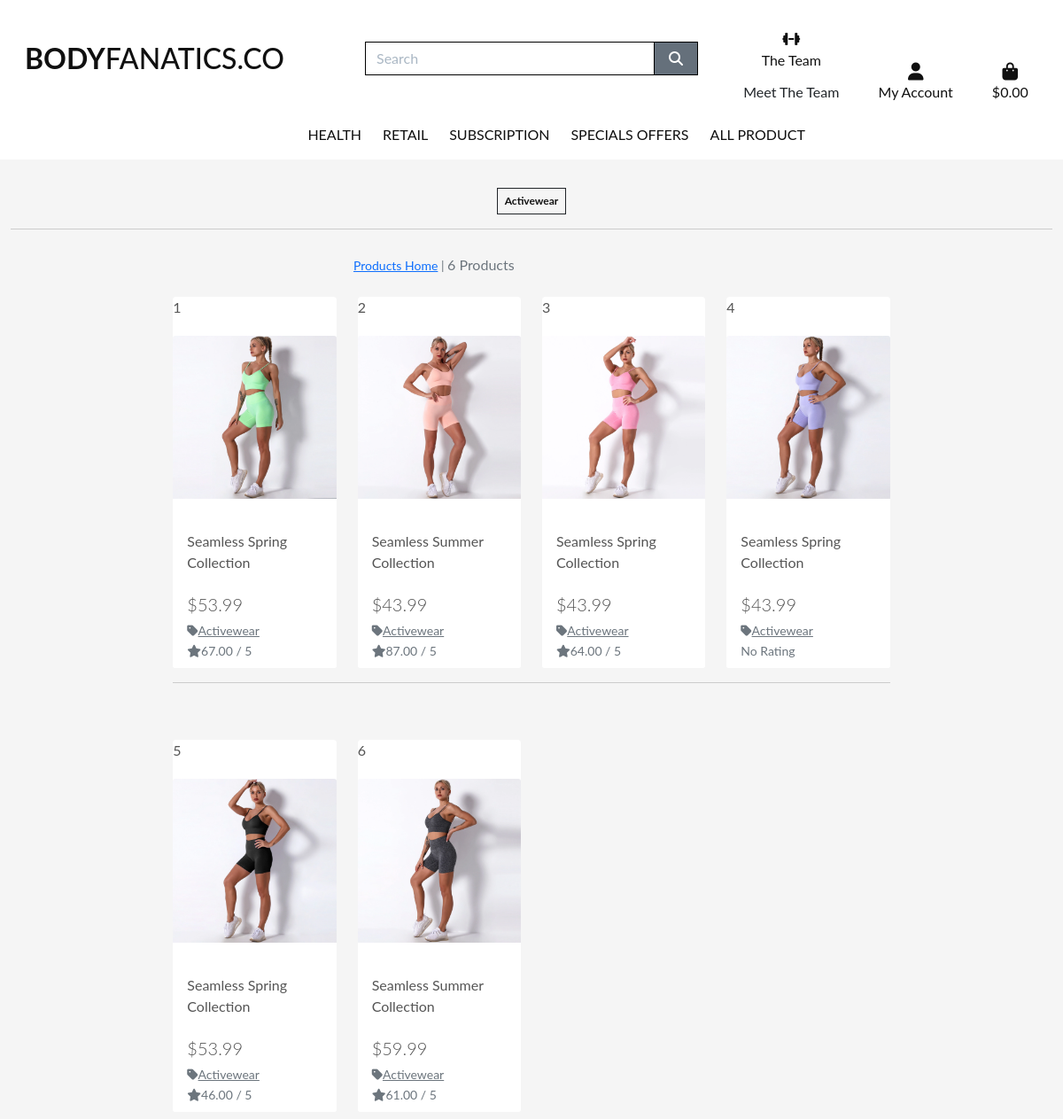
/products/?category=activewear, run on the app's committed database.
### products/models.py (models this page shows, shortened)
class Category(models.Model):
    class Meta:
        verbose_name_plural = 'Categories'
    name = models.CharField(max_length=254)
    friendly_name = models.CharField(max_length=254, null=True, blank=True)

class Product(models.Model):
    category = models.ForeignKey('Category', null=True, blank=True, on_delete=models.SET_NULL)
    sku = models.CharField(max_length=254, null=True, blank=True)
    name = models.CharField(max_length=254)
    description = models.TextField()
    has_sizes = models.TextField(default=False, null=True, blank=True)
    price = models.DecimalField(max_digits=6, decimal_places=2)
    image_url = models.URLField(max_length=1024, null=True, blank=True)
    image = models.ImageField(null=True, blank=True)
    image_two = models.ImageField(null=True, blank=True)
    colour = models.ImageField(null=True, blank=True)
    is_sold = models.TextField(null=True, blank=True)
    sale_type = models.TextField(null=True, blank=True)
    friendly_name = models.TextField(null=True, blank=True)
    rating = models.DecimalField(max_digits=6, decimal_places=2, null=True, blank=True)

### products/views.py (the view, shortened to what this page needs)
# urls.py: path('', views.all_products, name='products'),
def all_products(request):
    products = Product.objects.all()
    query = None
    categories = None
    sort = None
    direction = None
    if request.GET:
        if 'category' in request.GET:
            categories = request.GET['category'].split(',')
            products = products.filter(category__name__in=categories)
            categories = Category.objects.filter(name__in=categories)
    current_sorting = f'{sort}_{direction}'
    context = {
        'products': products,
        'search_term': query,
        'current_categories': categories,
        'name_descending': current_sorting,
    }
    return render(request, 'products/products.html', context)

### bag/contexts.py (called while the page is built, shortened)
def bag_contents(request):
    bag_items = []
    total = 0
    product_count = 0
    bag = request.session.get('bag', {})
    if total < settings.FREE_DELIVERY_THRESHOLD:
        delivery = total * Decimal(settings.STANDARD_DELIVERY_PERCENTAGE / 100)
        free_delivery_delta = settings.FREE_DELIVERY_THRESHOLD - total
    else:
        delivery = 0
        free_delivery_delta = 0
    grand_total = delivery + total
    context = {
        'bag_items': bag_items,
        'total': total,
        'products_count': product_count,
        'delivery': delivery,
        'free_delivery_delta': free_delivery_delta,
        'free_delivery_threshold': settings.FREE_DELIVERY_THRESHOLD,
        'grand_total': grand_total,
    }
    return context

### products/templates/products/products.html (shortened to what this page needs)
{% extends "base.html" %}
{% load static %}
{% block page_header %}
    <div class="container header-container">
    </div>
{% endblock %}
{% block content %}
    <div class="overlay"></div>
    <div class="container-fluid">
        <div class="row">
            <div class="col text-center mt-3">
                {% for c in current_categories %}
                    <a class="category-badge text-decoration-none" href="{% url 'products' %}?category={{ c.name }}">
                        <span class="p-2 mt-2 badge badge-white text-black rounded-0 border border-dark">{{ c.friendly_name }}</span>
                    </a>
                {% endfor %}
                <hr class="w-100 mb-1">
            </div>
        </div>
    <div class="row">
        <div class="product-container col-10 offset-1">
            <div class="row mt-1 mb-2">
                <div class="product-container col-10 offset-1">
                    <div class="row mt-1 mb-2">
                        <div class="col-12 col-md-6 my-auto order-md-last d-flex justify-content-center justify-content-md-end">
        <div class="col-12 col-md-6 order-md-first">
            <p class="text-muted mt-3 text-center text-md-left">
                    {% if search_term or current_categories or current_sorting != 'None_None' %}
                    <span class="small"><a href="{% url 'products' %}">Products Home</a> | </span>
                    {% endif %}
                    {{ products|length }} Products{% if search_term %} found for <strong>"{{ search_term }}"</strong>{% endif %}
                </p>
            </div>
        </div>
            </div>
                <div class="row">
                    {% for product in products %}
                        <div class="col-sm-6 col-md-6 col-lg-4 col-xl-3">
                            <div class="card h-100 border-0">
                               {{ product.id }}
                                {% if product.image %}
                            <a href="{% url 'product_detail' product.id %}">
                        <img class="card-img-top img-fluid" src="{{product.image.url }}" alt="{{ product.name }}">
                                </a>
                        {% else %}
                            <a href="{% url 'product_detail' product.id %}">
                            <img class="card-img-top img-fluid" src="{{ MEDIA_URL }}noimage.png" alt="{{ product.name }}">
                                </a>
                        {% endif %}
                            <div class="card-body pb-0">
                                <p class="mb-0">{{ product.name }}</p>
                                </div>
                                <div class="card-footer bg-white pt-0 border-0 text-left">
                            <div class="row">
                                <div class="col">
                                    <p class="lead mb-0 text-left font-weight-bold">${{ product.price }}</p>
                        {% if product.category %}
                            <p class="small mt-1 mb-0">
                                <a class="text-muted" href="{% url 'products' %}?category={{ product.category.name }}">
                                    <i class="fas fa-tag mr-1"></i>{{ product.category.friendly_name }}
                                </a>
                            </p>
                        {% endif%}
                        {% if product.rating %}
                            <small class="text-muted"><i class="fas fa-star mr-1"></i>{{ product.rating }} / 5</small>
                            {% else %}
                                <small class="text-muted">No Rating</small>
                            {% endif %}
                        </div>
                    </div>
                </div>
            </div>
        </div>
                {% if forloop.counter|divisibleby:4 %}
                        <div class="col-12 d-none d-xl-block mb-5">
                            <hr>
                        </div>
            {% endif %}
            {% endfor %}
                </div>
            </div>
        </div>
    </div>
{% endblock %}

### templates/base.html (shortened to what this page needs)
{% load static %}
<!doctype html>
    <html lang="en">
<head>
    {% block core-css %}
        <link href="https://cdn.jsdelivr.net/npm/bootstrap@5.1.3/dist/css/bootstrap.min.css" rel="stylesheet">
        <link rel="stylesheet" href="{% static 'css/base.css' %}">
    {% endblock %}
 </head>
<body>
    <header class="container-fluid fixed-top navbar-light">
          <div id="topnav" class="row bg-white pt-lg-2 d-none d-lg-flex">
            <div class="col-12 col-lg-4 my-auto py-1 py-lg-0 text-uppercase text-center text-md-left">
                    <a href="{% url 'home' %}" class="nav-link main-logo-link">
                    <h2 class="logo-font text-black my-0"><strong>Body</strong>Fanatics.Co</h2>
                </a>
            </div>
    <div class="col-12 col-lg-4 my-auto py-1 py-lg-0">
        <form method="GET" action="{% url 'products' %}">
            <div class="input-group w-100">
                    <input class="form-control border border-black rounded-0" type="text" name="q" placeholder="Search">
                        <div class="input-group-append">
                            <button class="form-control btn btn-black border border-black rounded-0" type="submit">
                            <span class="icon">
                                    <i class="fas fa-search"></i>
                            </span>
                    </button>
                </div>
            </div>
        </form>
    </div>
            <div class="col-12 col-lg-4 my-auto py-1 py-lg-0">
                <ul class="list-inline list-unstyled text-center text-lg-right my-0">
                    <li class="list-inline-item dropdown link-item">
                        <a class="text-black nav-link" href="{% url 'team' %}" id="user-options" data-toggle="dropdown" aria-haspopup="true" aria-expanded="false">
                            <div class="text-center">
                                <div>
                                    <i class="fa-solid fa-dumbbell"></i></div>
                                <p class="my-0">The Team</p>
                                <a href="{% url 'team' %}" class="dropdown-item">Meet The Team</a>
                            </div>
                        </a>
                    </li>
                    <li class="list-inline-item dropdown">
                        <a class="text-black nav-link" href="#" id="user-options" data-toggle="dropdown" aria-haspopup="true" aria-expanded="false">
                            <div class="text-center">
                                <div><i class="fas fa-user fa-lg"></i></div>
                                <p class="my-0">My Account</p>
                            </div>
                        </a>
                    </li>
                    <li class="list-inline-item">
                        <a class="{% if grand_total %}text-info font-weight-bold{% else %}text-black{% endif %} nav-link" href="{% url 'view_bag' %}">
                            <div class="text-center">
                                <div><i class="fas fa-shopping-bag fa-lg"></i></div>
                                <p class="my-0">
                                    {% if grand_total %}
                                        ${{ grand_total|floatformat:2 }}
                                    {% else %}
                                        $0.00
                                    {% endif %}
                                </p>
                            </div>
                        </a>
                    </li>
                </ul>
            </div>
        </div>
        <div class="row bg-white">
            <nav class="navbar navbar-expand-lg navbar-light w-100">
                {% include 'includes/mobile-top-header.html' %}
                {% include 'includes/main-nav.html' %}
            </nav>
        </div>
  </header>
    {% block page_header %}
    {% endblock %}
    {% block content %}
    {% endblock %}
  </body>
</html>

### templates/includes/mobile-top-header.html (shortened to what this page needs)
<ul>
</ul>

### templates/includes/main-nav.html (shortened to what this page needs)
<div class="collapse navbar-collapse" id="main-nav">
    <ul class="navbar-nav w-auto mx-auto">
        <li class="nav-item list-inline-item dropdown">
            <a class="logo-font font-weight-bold nav-link text-black mr-5" href="#" id="all-products-link" data-toggle="dropdown" aria-haspopup="true" aria-expanded="false">
                Health
            </a>
        </li>
        <li class="nav-item list-inline-item dropdown">
            <a class="logo-font font-weight-bold nav-link text-black mr-5" href="#" id="all-products-link" data-toggle="dropdown" aria-haspopup="true" aria-expanded="false">
                Retail
            </a>
        </li>
        <li class="nav-item list-inline-item dropdown">
            <a class="logo-font font-weight-bold nav-link text-black mr-5" href="#" id="all-products-link" data-toggle="dropdown" aria-haspopup="true" aria-expanded="false">
                Subscription
            </a>
        </li>
        <li class="nav-item list-inline-item dropdown">
            <a class="logo-font font-weight-bold nav-link text-black mr-5" href="#" id="all-products-link" data-toggle="dropdown" aria-haspopup="true" aria-expanded="false">
                Specials Offers
            </a>
        </li>
        <li class="nav-item list-inline-item dropdown">
            <a class="logo-font font-weight-bold nav-link text-black mr-5" href="#" id="all-products-link" data-toggle="dropdown" aria-haspopup="true" aria-expanded="false">
                All Product
            </a>
        </li>
    </ul>
</div>

### static/css/base.css (style rules this page uses)
html { height: 100%; }
body { background: url('/media/background/lloyd.jpeg') no-repeat center center fixed; background-size: cover; height: calc(100vh - 164px); color: #555; font-family: 'Lato'; }
.icon { align-items: center; display: inline-flex; justify-content: center; height: 1.5rem; width: 1.5rem; }
.logo-font { text-transform: uppercase; color: #65707B; }
.main-logo-link { width: fit-content; color: #65707B; }
.btn-black { background: #65707B; color: white; }
.text-black { color: rgb(16, 16, 16) !important; }
.border-black { border: 1px solid black !important; }
.overlay { height: 100%; width: 100%; top: 0; left: 0; position: fixed; background: whitesmoke; z-index: -1; }
input[name='q']::placeholder { color: #aab7c4; }
.card { display: grid; grid-template-columns: (auto-fit, minmax(200px, 1fr)); gap: 20px; }
@media (min-width: 992px) { .header-container { padding-top: 180px; } }
@media (min-width: 1200px) { .container { max-width: 80%; } }

### data on the page
Category: friendly_name "Activewear"
Product: id "1", image (picture), name "Seamless Spring Collection", price "53.99", category.friendly_name "Activewear", rating "67.00"
Product: id "2", image (picture), name "Seamless Summer Collection", price "43.99", category.friendly_name "Activewear", rating "87.00"
Product: id "3", image (picture), name "Seamless Spring Collection", price "43.99", category.friendly_name "Activewear", rating "64.00"
Product: id "4", image (picture), name "Seamless Spring Collection", price "43.99", category.friendly_name "Activewear", shows "No Rating"
Product: id "5", image (picture), name "Seamless Spring Collection", price "53.99", category.friendly_name "Activewear", rating "46.00"
Product: id "6", image (picture), name "Seamless Summer Collection", price "59.99", category.friendly_name "Activewear", rating "61.00"

### other printed values
{{ products|length }} "6"
